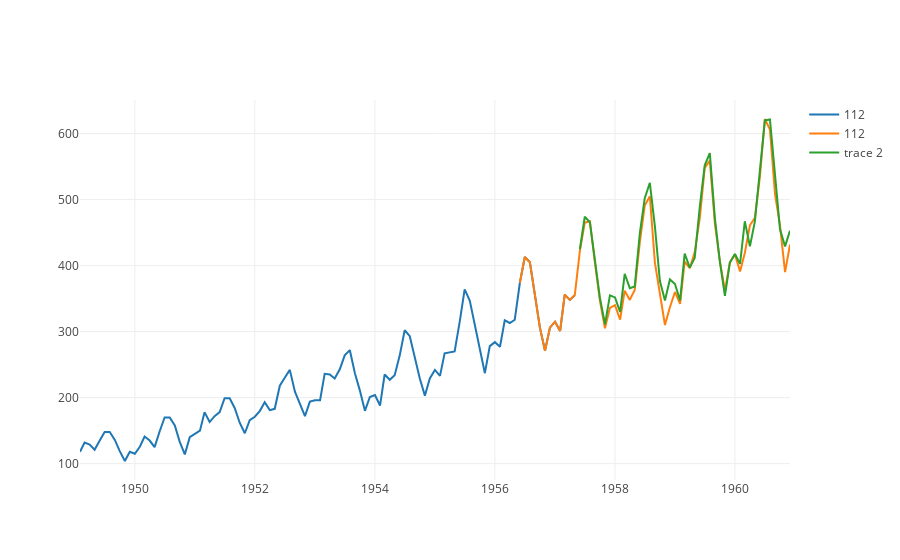

Notebook code cell kept with this figure:
### Code cell
plot_multiple_ts(ts_train, ts_test, pd.Series(y_pred.squeeze(), index=ts_test.index[num_lags:]))
